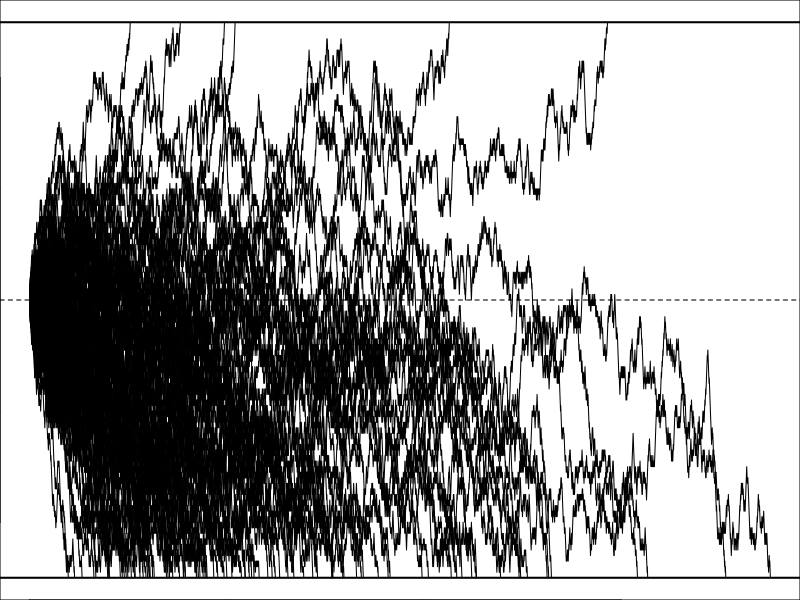
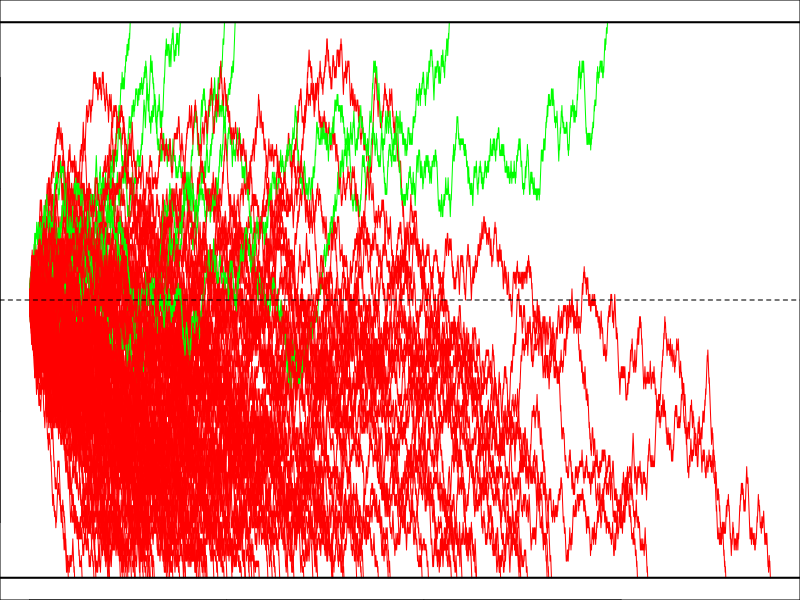
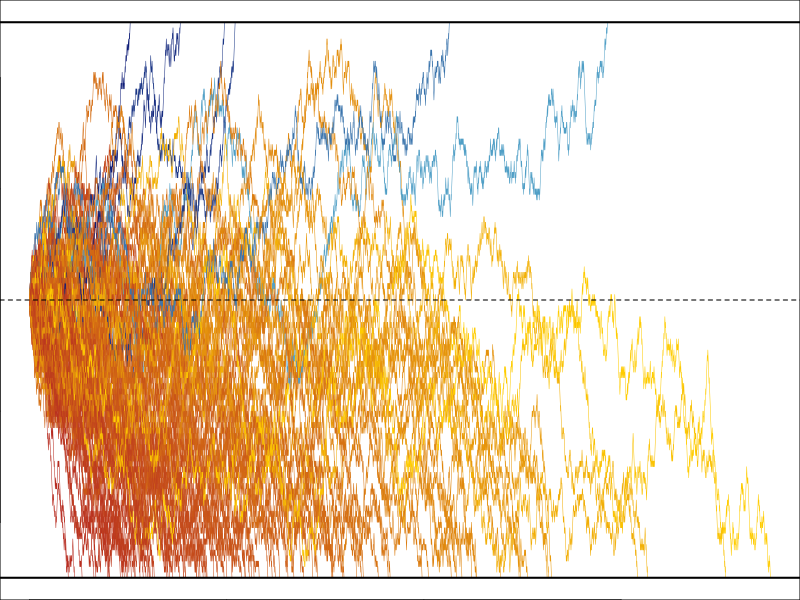

These figures' R source, in order:
## ---- chunk 1
knitr::opts_chunk$set(echo = TRUE)
## ---- chunk 2

# returns the random walk path values as a vector 
# (random walk always starts at 0)
# p: probability of increasing by 1
# stop if path value hits either `lower` or `upper`
run <- function(p, lower, upper) {
    values <- c(0)
    current <- 0
    while (current > lower & current < upper) {
        current <- current + ifelse(runif(1) < p, 1, -1)
        values <- c(values, current)
    }
    values
}

N <- 100  # no. of paths to simulate
p <- 0.48
lower <- -50
upper <- 50

# simulate paths
set.seed(1055)
# set.seed(2020)
vlist <- replicate(N, run(p, lower, upper))

# get length of longest path
max_length <- max(sapply(vlist, length))

# make plot
par(mar = rep(0, 4))  # no margins
plot(c(1, max_length), c(lower, upper), type = "n")
for (i in 1:N) {
    lines(1:length(vlist[[i]]), vlist[[i]])
}
abline(h = 0, lty = "dashed")
abline(h = lower, lwd = 2)
abline(h = upper, lwd = 2)

## ---- chunk 3
par(mar = rep(0, 4))  # no margins
plot(c(1, max_length), c(lower, upper), type = "n")
for (i in 1:N) {
    l = length(vlist[[i]])
    if (vlist[[i]][l]>0) { lcolor='green' } else { lcolor='red' }
    lines(1:length(vlist[[i]]), vlist[[i]],col=lcolor)
}
abline(h = 0, lty = "dashed")
abline(h = lower, lwd = 2)
abline(h = upper, lwd = 2)

## ---- chunk 4

# Note that I modified the code to use path_length instead of the single character
# variable name, l, used on the website since I misread lower case l as digit 1 when
# I was reading the code.  Never, ever use lower case l as a variable!!!
#
# Paths heading toward the lower limit will vary in color from ls_color to ll_color
# as the path gets longer.  Paths heading toward the uppper limit will vary from
# us_color to ul_color as the path gets longer.

colorPicker <- function(values, max_length,
                        ls_color = c(178, 34, 34), ll_color = c(255, 204, 0),
                        us_color = c(0, 0, 102), ul_color = c(102, 204, 225)) {
    path_length <- length(values)
    if (values[path_length] < 0) {
        rgb_values <- (ls_color + (ll_color - ls_color) * path_length / max_length) / 255
    } else {
        rgb_values <- (us_color + (ul_color - us_color) * path_length / max_length) / 255
    }
    rgb(rgb_values[1], rgb_values[2], rgb_values[3])
}

par(mar = rep(0, 4))  # no margins
plot(c(1, max_length), c(lower, upper), type = "n")
for (i in 1:N) {
    lines(1:length(vlist[[i]]), vlist[[i]], 
          col = colorPicker(vlist[[i]], max_length), lwd = 0.5)
}

abline(h = 0, lty = "dashed")
abline(h = lower, lwd = 2)
abline(h = upper, lwd = 2)

